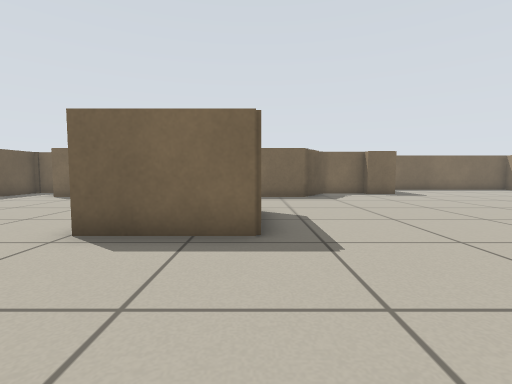
View 1 (above)

20 first-person views from a walk through a world built for the Player/Stage simulator. The camera is 0.51 m above the floor, tilts 4° down and sees 85° across. The lines on the ground mark 1 m squares. The floor is counted in squares, 0.5 m on a side. Each view is taken from the middle of a square. On the plan, view 1 faces up. The plan holds only what a view shows up to about 11 squares ahead; the rest is blank. Robots are left out.

View 2
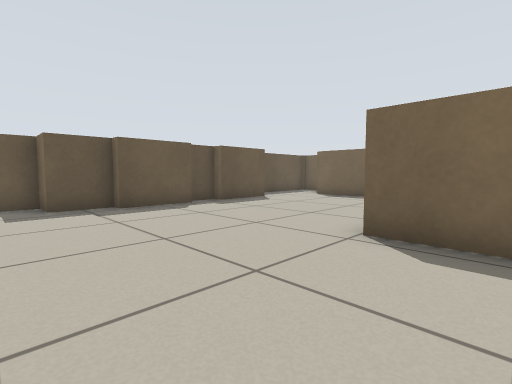

View 3
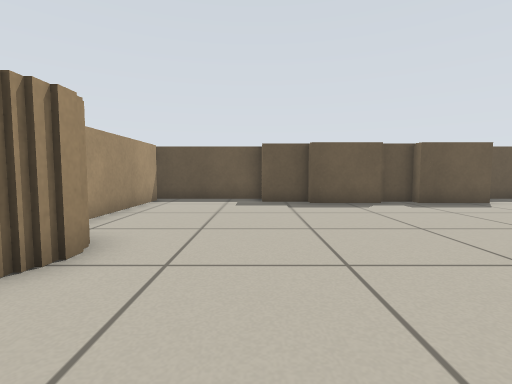

View 4
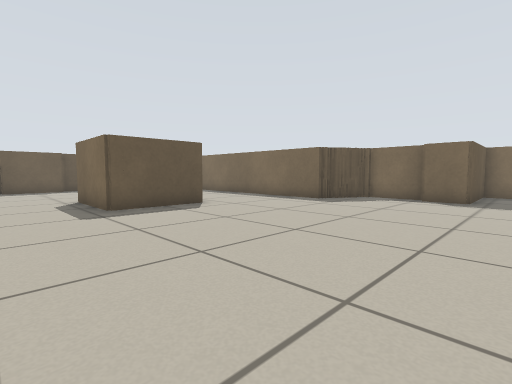

View 5
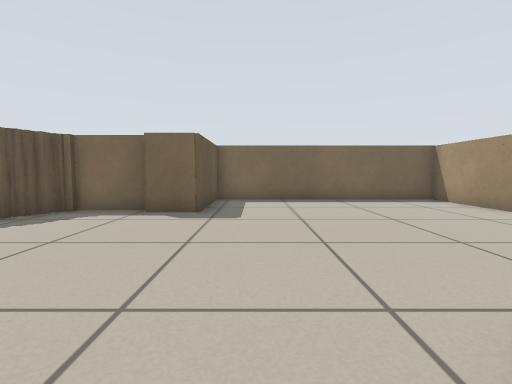

View 6
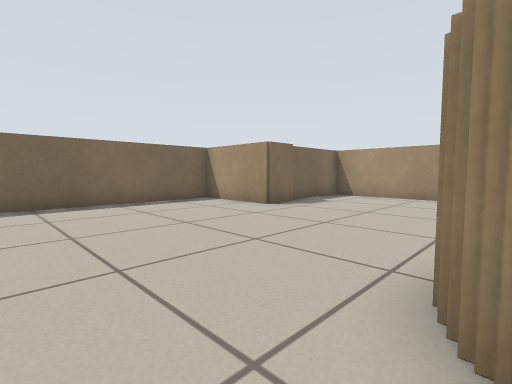

View 7
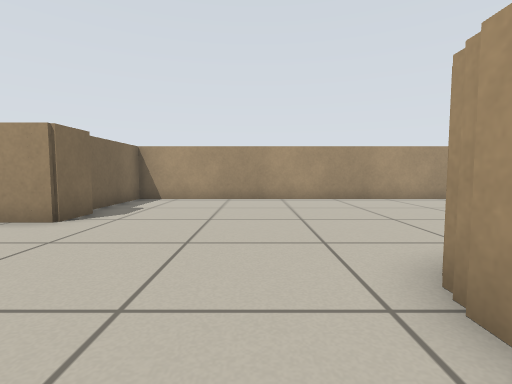

View 8
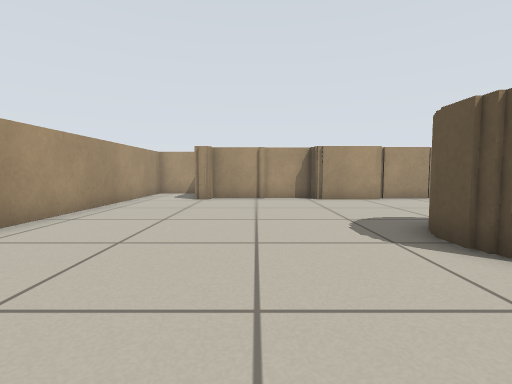

View 9
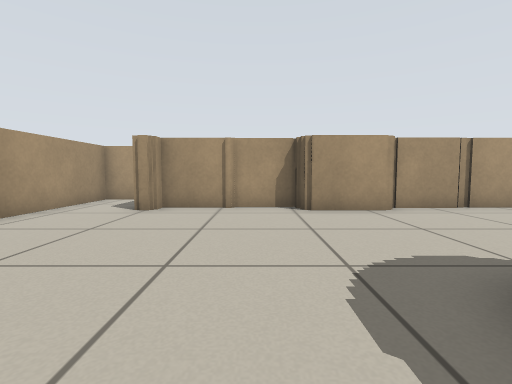

View 10
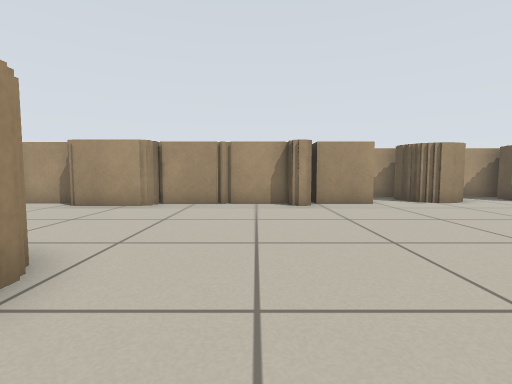

View 11
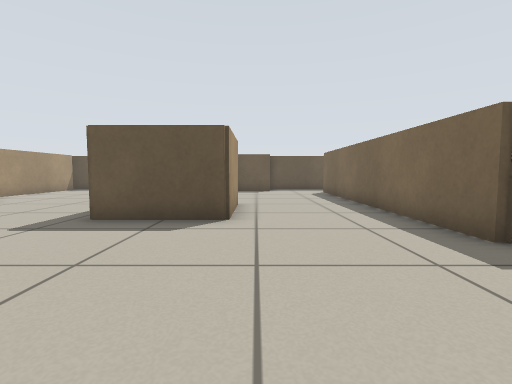

View 12
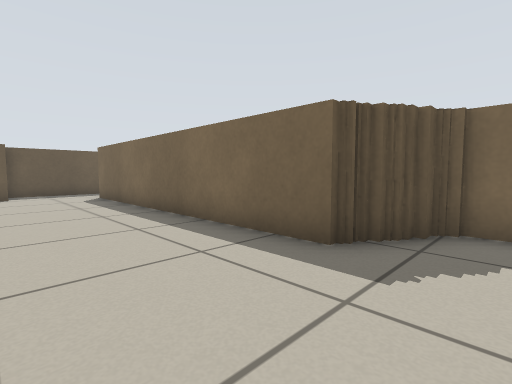

View 13
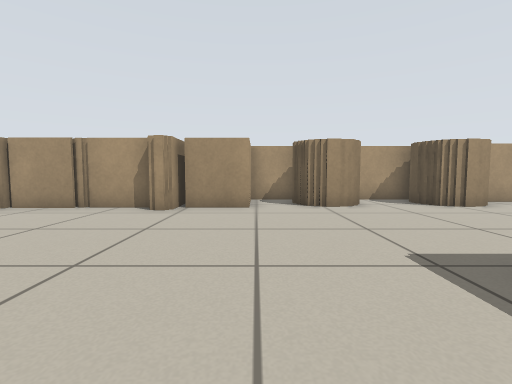

View 14
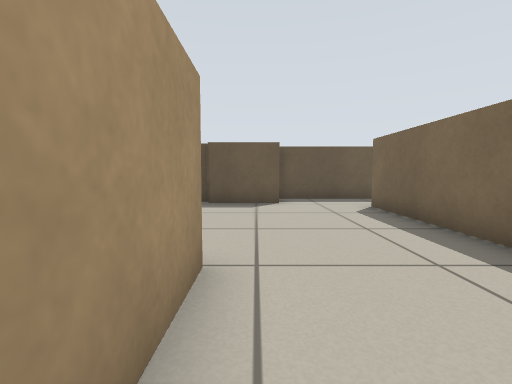

View 15
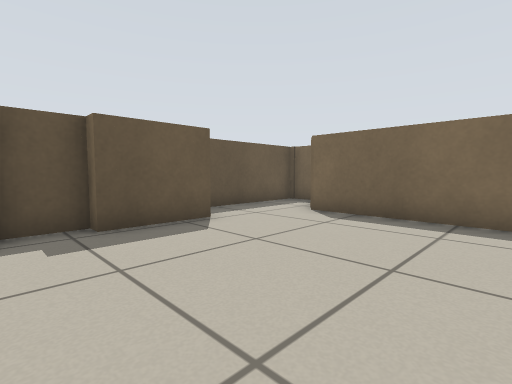

View 16
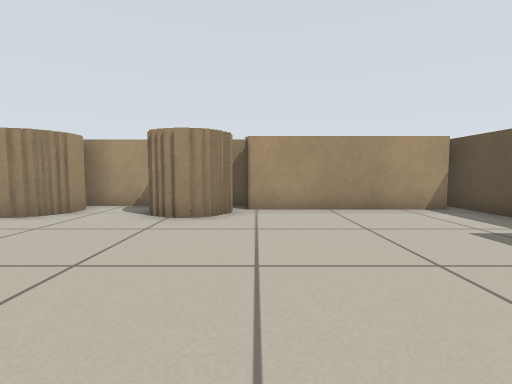

View 17
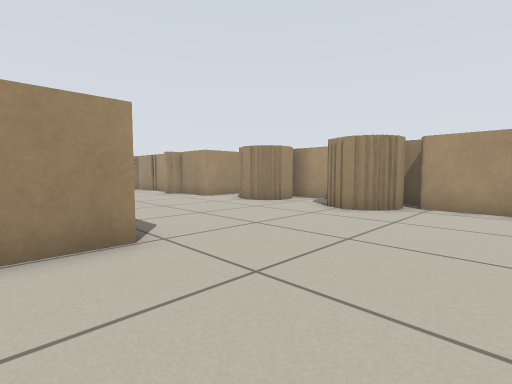

View 18
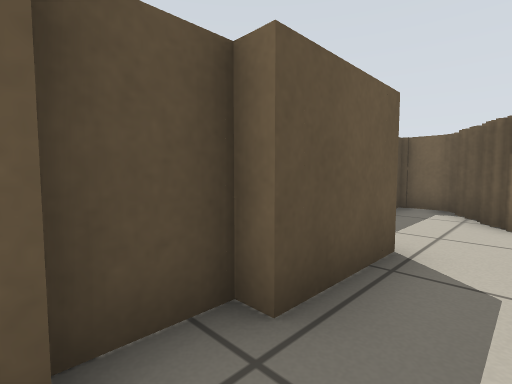

View 19
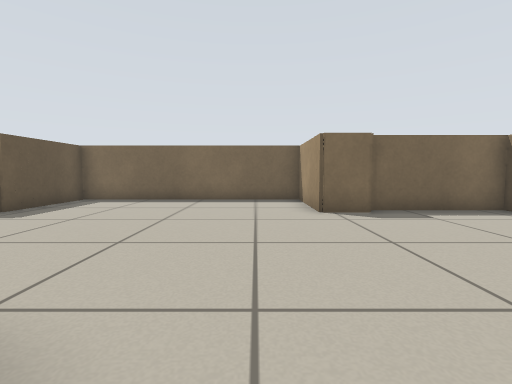

View 20
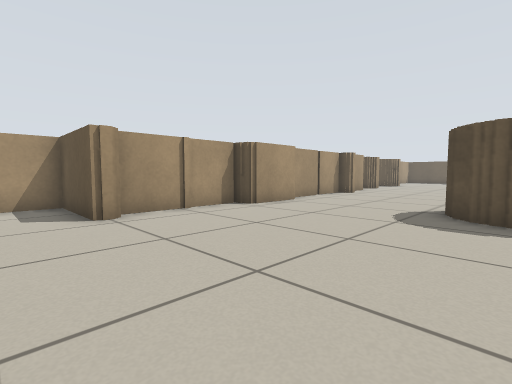

### Floor plan
Points are (right, up) in squares from view 1. A wall is a line through its corners. A room is listed if a view was taken in it or the views show most of it. See-through windows are left out.
Room 1 (views 1, 2, 3, 4, 5, 6, 7, 8, 9, 10, 11, 12, 13, 14, 15, 16, 17, 18, 19, 20)
walls: (9.2, 5.1) (9.2, 5.6); (10.5, 7.4) (11.5, 7.4); (5.3, -0.5) (6, -0.5); (2.2, 12.2) (2.2, 11.5) (-8.4, 11.5); (2.4, 12.5) (2.4, 12); (12, 5.5) (12, 5); (6, -1) (10.2, -1); (12.2, 6.6) (12.2, 5.4); (3.1, -1) (5, -1); (2.7, 12.9) (2.7, 12.2); (2.9, 13.2) (2.9, 12.8); (5.1, 13.5) (3.1, 13.5); (-3, 7.4) (0.1, 7.4) (0.1, 4.4) (-2.9, 4.4) (-2.9, 5.9); (10.2, -0.5) (12.8, -0.5); (0, -1.3) (1.2, -1.3); (-0.3, -2.8) (-0.3, -1.8); (12.8, -1) (16.7, -1); (-2.4, -1.5) (-2.4, -2); (-2.3, -1.9) (-2.3, -2.8); (-4, -1.3) (-2.8, -1.3); (-4.4, -2.6) (-4.4, -1.8); (16, 13) (14.6, 13) (14.6, 16.4) (6.6, 16.4) (6.6, 13) (5.1, 13); (16.7, -0.5) (17.3, -0.5) (17.3, -3.5) (19.7, -3.5) (19.7, 13.5) (16, 13.5); (-4.8, -3.5) (0.2, -3.5); (-9.2, 5.2) (-9.2, 2.8) (-9.7, 2.8) (-9.7, 1.2) (-10.8, 1.2) (-10.8, -3.4); (-9.2, 8.9) (-9.2, 6.4) (-9.7, 6.4) (-9.7, 5.1); (-9.5, 13.7) (-10.8, 13.7) (-10.8, 8.8); (-10.4, -2.6) (-4.8, -2.6)

Positions as (right, up) in squares from view 1, and headings:
1: (0, 0), facing up
2: (-1, 0), facing up-left
3: (0, 1), facing left
4: (8, 2), facing up-left
5: (8, 6), facing up
6: (8, 7), facing up-right
7: (9, 9), facing right
8: (15, 10), facing down
9: (14, 7), facing down
10: (7, 8), facing down
11: (6, 8), facing left
12: (4, 8), facing up-left
13: (3, 7), facing down
14: (0, 8), facing left
15: (-4, 5), facing up-left
16: (-5, 5), facing down
17: (-7, 6), facing down-right
18: (-8, 5), facing up-left
19: (13, 6), facing up
20: (19, 6), facing down-left
